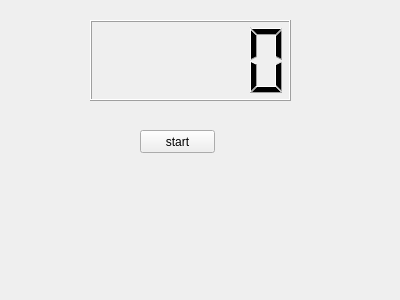
<?xml version="1.0" encoding="UTF-8"?>
<ui version="4.0">
 <class>MyWidget</class>
 <widget class="QWidget" name="MyWidget">
  <property name="geometry">
   <rect>
    <x>0</x>
    <y>0</y>
    <width>400</width>
    <height>300</height>
   </rect>
  </property>
  <property name="windowTitle">
   <string>MyWidget</string>
  </property>
  <widget class="QLCDNumber" name="lcdNumber">
   <property name="geometry">
    <rect>
     <x>90</x>
     <y>20</y>
     <width>201</width>
     <height>81</height>
    </rect>
   </property>
  </widget>
  <widget class="QPushButton" name="pushButton">
   <property name="geometry">
    <rect>
     <x>140</x>
     <y>130</y>
     <width>75</width>
     <height>23</height>
    </rect>
   </property>
   <property name="text">
    <string>start</string>
   </property>
  </widget>
 </widget>
 <layoutdefault spacing="6" margin="11"/>
 <resources/>
 <connections/>
</ui>
